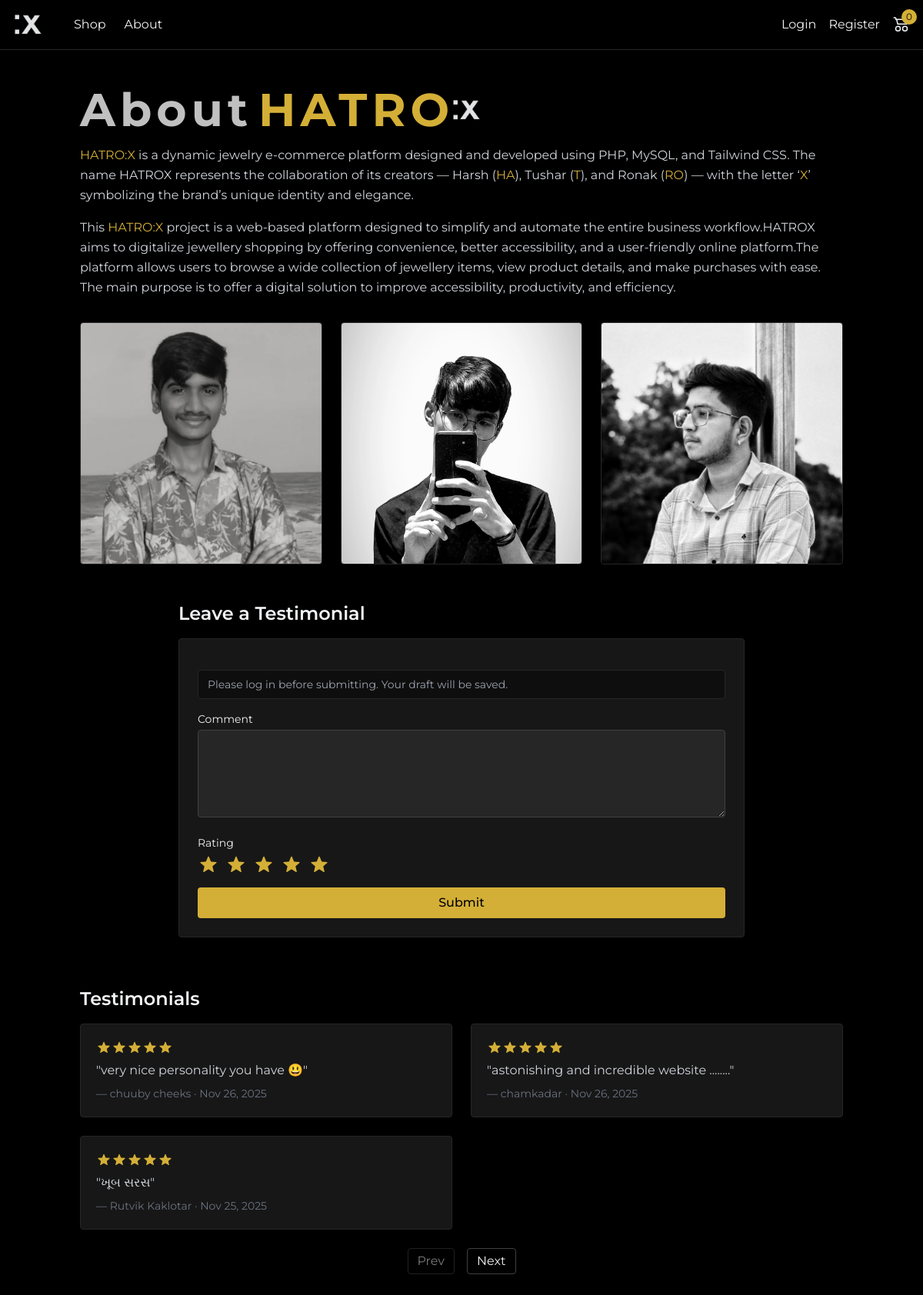
Screenshot of /public/about.php with the database file from the repository.
### tables this page shows
CREATE TABLE `comments` (
  `id` int(11) NOT NULL,
  `user_id` int(11) DEFAULT NULL,
  `user_name` varchar(100) NOT NULL,
  `email` varchar(100) NOT NULL,
  `comment_text` text NOT NULL,
  `rating` int(11) NOT NULL CHECK (`rating` between 1 and 5),
  `created_at` datetime NOT NULL DEFAULT current_timestamp(),
  `is_approved` tinyint(1) NOT NULL DEFAULT 0,
  `is_hidden` tinyint(1) NOT NULL DEFAULT 0
);

### includes/db_connection.php (called while the page is built, shortened)
<?php
function e(string $str): string
{
    return htmlspecialchars($str, ENT_QUOTES | ENT_SUBSTITUTE, 'UTF-8');
}
?>

### public/about.php (the view, shortened to what this page needs)
<?php
require_once __DIR__ . '/../includes/db_connection.php';
$comments = [];
if ($stmt = $mysqli->prepare('SELECT user_name, rating, comment_text, created_at FROM comments WHERE is_approved = 1 AND is_hidden = 0 ORDER BY created_at DESC LIMIT 10')) {
    $stmt->execute();
    $res = $stmt->get_result();
    while ($row = $res->fetch_assoc()) { $comments[] = $row; }
}
$draft = $_SESSION['testimonial_draft'] ?? [];
$draftComment = isset($draft['comment']) ? (string)$draft['comment'] : '';
$userLoggedIn = !empty($_SESSION['user_id']);
$userName = $userLoggedIn ? (string)($_SESSION['full_name'] ?? '') : '';
$userEmail = $userLoggedIn ? (string)($_SESSION['email'] ?? '') : '';
$userHasCompletedOrder = false;
include __DIR__ . '/../includes/header.php';
?>
<section class="max-w-5xl mx-auto px-4 py-12">
    <h1 class="text-3xl sm:text-4xl md:text-5xl lg:text-6xl font-bold tracking-widest inline-flex items-center leading-none">
  <span class="text-silver pr-2">About</span>
  <span class="text-gold">HATRO</span>
  <img src="/hatrox-project/assets/images/icons/icon.png"
    alt="HATROX Logo"
    class="h-6 sm:h-8 md:h-10 w-auto object-contain -ml-1 transition group-hover:opacity-80">
  </h1>
  <p class="mt-4 text-gray-300 leading-relaxed"><span class="text-gold">HATRO:X</span> is a dynamic jewelry e-commerce platform designed and developed using PHP, MySQL, and Tailwind CSS. The name HATROX represents the collaboration of its creators — Harsh (<span class="text-gold">HA</span>), Tushar (<span class="text-gold">T</span>), and Ronak (<span class="text-gold">RO</span>) — with the letter ‘<span class="text-gold">X</span>’ symbolizing the brand’s unique identity and elegance.</p>
  <p class="mt-4 text-gray-300 leading-relaxed">This <span class="text-gold">HATRO:X</span> project is a web-based platform designed to simplify and automate the entire business workflow.HATROX aims to digitalize jewellery shopping by offering convenience, better accessibility, and a user-friendly online platform.The platform allows users to browse a wide collection of jewellery items, view product details, and make purchases with ease. The main purpose is to offer a digital solution to improve accessibility, productivity, and efficiency.
  <?php
$adminDir = __DIR__ . '/../assets/images/Admins';
$imgs = [];
if (is_dir($adminDir)) {
    $files = glob($adminDir . '/*.{jpg,jpeg,png,gif,webp}', GLOB_BRACE) ?: [];
    foreach ($files as $f) {
        $imgs[] = '../assets/images/Admins/' . basename($f);
    }
}
?>
<div class="grid grid-cols-1 sm:grid-cols-2 md:grid-cols-3 gap-6 mt-8">
  <?php if ($imgs): ?>
    <?php foreach ($imgs as $src): ?>
      <div class="w-full aspect-square bg-cover bg-center rounded border border-neutral-800" style="background-image: url('<?= e($src) ?>')"></div>
    <?php endforeach; ?>
  <?php else: ?>
    <div class="w-full aspect-square bg-neutral-800 rounded border border-neutral-700"></div>
    <div class="w-full aspect-square bg-neutral-800 rounded border border-neutral-700"></div>
    <div class="w-full aspect-square bg-neutral-800 rounded border border-neutral-700"></div>
  <?php endif; ?>
</div>
</section>
<section class="max-w-3xl mx-auto px-4 pb-16" id="testimonial-section">
  <h2 class="text-2xl font-semibold mb-4">Leave a Testimonial</h2>
  <form id="testimonialForm" method="post" action="/hatrox-project/utilities/post_comment.php" class="space-y-4 bg-neutral-900 border border-neutral-800 p-6 rounded">
    <?php if ($userLoggedIn): ?>
      <div class="text-sm text-gray-400">Logged in as <span class="text-gold"><?= e($userName ?: $userEmail) ?></span></div>
      <?php if (!$userHasCompletedOrder): ?>
        <div class="text-sm text-rose-300 bg-rose-900/30 border border-rose-800 rounded px-3 py-2">You need at least one completed order before leaving a testimonial.</div>
      <?php endif; ?>
    <?php else: ?>
      <div class="text-sm text-gray-400 bg-neutral-950/70 border border-neutral-800 rounded px-3 py-2">Please log in before submitting. Your draft will be saved.</div>
    <?php endif; ?>
    <div>
      <label class="block text-sm mb-1">Comment</label>
      <textarea name="comment" rows="4" required class="w-full bg-neutral-800 border border-neutral-700 rounded px-3 py-2 focus:outline-none focus:border-gold"><?= e($draftComment) ?></textarea>
    </div>
    <div>
      <label class="block text-sm mb-1">Rating</label>
      <div id="stars" class="flex space-x-2 cursor-pointer">
        <?php for ($i=1; $i<=5; $i++): ?>
          <svg data-rate="<?= $i ?>" class="w-7 h-7 text-neutral-600 hover:text-gold" xmlns="http://www.w3.org/2000/svg" viewBox="0 0 24 24" fill="currentColor"><path d="M11.48 3.499a.562.562 0 011.04 0l2.125 5.111a.563.563 0 00.475.345l5.518.442c.499.04.701.663.321.988l-4.197 3.6a.563.563 0 00-.182.557l1.285 5.385a.562.562 0 01-.84.61l-4.725-2.885a.563.563 0 00-.586 0L6.99 20.537a.562.562 0 01-.84-.61l1.285-5.386a.563.563 0 00-.182-.557l-4.197-3.6a.562.562 0 01.321-.988l5.518-.442a.563.563 0 00.475-.345L11.48 3.5z"/></svg>
        <?php endfor; ?>
      </div>
    </div>
    <button class="w-full bg-gold text-black font-medium py-2 rounded hover:bg-rose transition <?= ($userLoggedIn && !$userHasCompletedOrder) ? 'opacity-50 cursor-not-allowed' : '' ?>" <?= ($userLoggedIn && !$userHasCompletedOrder) ? 'disabled' : '' ?>>Submit</button>
  </form>
</section>
<section class="max-w-5xl mx-auto px-4 pb-16">
  <h2 class="text-2xl font-semibold mb-4">Testimonials</h2>
  <div id="testimonialsGrid" class="grid md:grid-cols-2 gap-6">
    <?php foreach ($comments as $c): ?>
      <div class="bg-neutral-900 border border-neutral-800 rounded p-5">
        <div class="flex items-center mb-2">
          <?php for ($i=1; $i<=5; $i++): ?>
            <svg class="w-5 h-5 <?= $i <= (int)$c['rating'] ? 'text-gold' : 'text-neutral-700' ?>" xmlns="http://www.w3.org/2000/svg" viewBox="0 0 24 24" fill="currentColor"><path d="M11.48 3.499a.562.562 0 011.04 0l2.125 5.111a.563.563 0 00.475.345l5.518.442c.499.04.701.663.321.988l-4.197 3.6a.563.563 0 00-.182.557l1.285 5.385a.562.562 0 01-.84.61l-4.725-2.885a.563.562 0 00-.586 0L6.99 20.537a.562.562 0 01-.84-.61l1.285-5.386a.563.563 0 00-.182-.557l-4.197-3.6a.562.562 0 01.321-.988l5.518-.442a.563.563 0 00.475-.345L11.48 3.5z"/></svg>
          <?php endfor; ?>
        </div>
        <div class="text-gray-300 break-words overflow-hidden comment-display" style="word-break: break-word; max-width: 100%; overflow-wrap: break-word;" data-full="<?= e($c['comment_text']) ?>" data-short="<?= e(strlen($c['comment_text']) > 70 ? substr($c['comment_text'], 0, 70) . '...' : $c['comment_text']) ?>">"<span class="comment-text"><?= e(strlen($c['comment_text']) > 70 ? substr($c['comment_text'], 0, 70) . '...' : $c['comment_text']) ?></span>"</div>
        <div class="text-sm text-gray-500 mt-2">— <?= e($c['user_name']) ?> · <?= e(date('M j, Y', strtotime($c['created_at']))) ?></div>
      </div>
    <?php endforeach; ?>
  </div>
  <div class="flex justify-center space-x-4 mt-6">
    <button id="tPrev" class="px-3 py-1 border border-neutral-700 rounded hover:border-gold">Prev</button>
    <button id="tNext" class="px-3 py-1 border border-neutral-700 rounded hover:border-gold">Next</button>
  </div>
</section>
<?php include __DIR__ . '/../includes/footer.php'; ?>

### includes/header.php (style rules this page uses)
body { font-family: 'Montserrat', sans-serif; }
p, div { word-break: break-word; overflow-wrap: break-word; }
.text-gray-300, .text-gray-400, .italic { max-width: 100%; word-break: break-word; overflow-wrap: break-word; white-space: normal; }

### public/about.php (style rules this page uses)
#testimonialsGrid .bg-neutral-900 { transition: all .18s ease; }

### rows the page displays
comments: rating 5 (drawn), comment_text "very nice personality you have 😃", user_name "chuuby cheeks", created_at "Nov 26, 2025"
comments: rating 5 (drawn), comment_text "astonishing and incredible website ........", user_name "chamkadar", created_at "Nov 26, 2025"
comments: rating 5 (drawn), comment_text "ખૂબ સરસ", user_name "Rutvik Kaklotar", created_at "Nov 25, 2025"

### other values shown
$cart_count "0"
